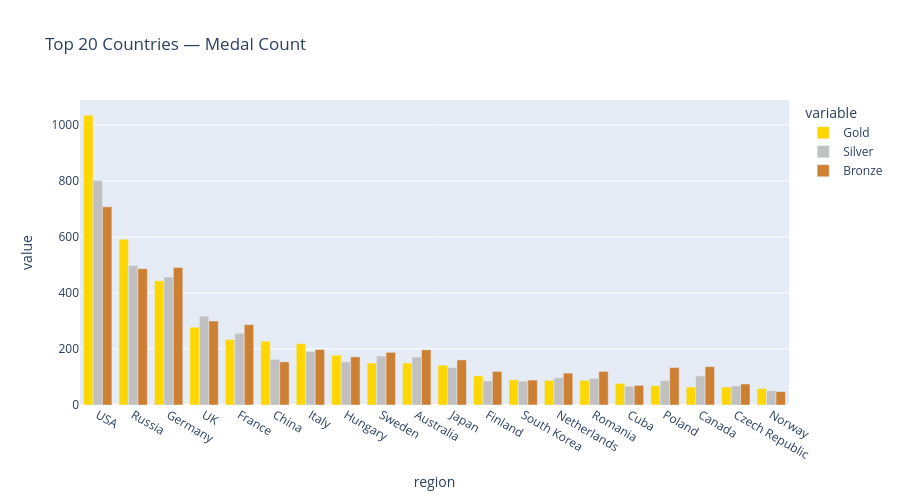

Notebook cell for this chart:
### Code cell
top20 = overall_tally.head(20)
fig = px.bar(
    top20, x='region', y=['Gold', 'Silver', 'Bronze'],
    title='Top 20 Countries — Medal Count',
    barmode='group', height=500,
    color_discrete_sequence=['#FFD700', '#C0C0C0', '#CD7F32']
)
fig.show()

### Figure 1 — Plotly figure (JSON) as saved in the notebook; plotly's stock layout.template omitted (floating-point values rounded to 4 significant figures)
{"data": [{"alignmentgroup": "True", "hovertemplate": "variable=Gold<br>region=%{x}<br>value=%{y}<extra></extra>", "legendgroup": "Gold", "marker": {"color": "#FFD700", "pattern": {"shape": ""}}, "name": "Gold", "offsetgroup": "Gold", "orientation": "v", "showlegend": true, "textposition": "auto", "type": "bar", "x": ["USA", "Russia", "Germany", "UK", "France", "China", "Italy", "Hungary", "Sweden", "Australia", "Japan", "Finland", "South Korea", "Netherlands", "Romania", "Cuba", "Poland", "Canada", "Czech Republic", "Norway"], "xaxis": "x", "y": [1035, 592, 444, 278, 234, 228, 219, 178, 150, 150, 142, 104, 90, 88, 88, 77, 69, 64, 64, 59], "yaxis": "y"}, {"alignmentgroup": "True", "hovertemplate": "variable=Silver<br>region=%{x}<br>value=%{y}<extra></extra>", "legendgroup": "Silver", "marker": {"color": "#C0C0C0", "pattern": {"shape": ""}}, "name": "Silver", "offsetgroup": "Silver", "orientation": "v", "showlegend": true, "textposition": "auto", "type": "bar", "x": ["USA", "Russia", "Germany", "UK", "France", "China", "Italy", "Hungary", "Sweden", "Australia", "Japan", "Finland", "South Korea", "Netherlands", "Romania", "Cuba", "Poland", "Canada", "Czech Republic", "Norway"], "xaxis": "x", "y": [802, 498, 457, 317, 256, 163, 191, 154, 175, 171, 134, 86, 85, 97, 95, 67, 87, 104, 68, 51], "yaxis": "y"}, {"alignmentgroup": "True", "hovertemplate": "variable=Bronze<br>region=%{x}<br>value=%{y}<extra></extra>", "legendgroup": "Bronze", "marker": {"color": "#CD7F32", "pattern": {"shape": ""}}, "name": "Bronze", "offsetgroup": "Bronze", "orientation": "v", "showlegend": true, "textposition": "auto", "type": "bar", "x": ["USA", "Russia", "Germany", "UK", "France", "China", "Italy", "Hungary", "Sweden", "Australia", "Japan", "Finland", "South Korea", "Netherlands", "Romania", "Cuba", "Poland", "Canada", "Czech Republic", "Norway"], "xaxis": "x", "y": [708, 487, 491, 300, 287, 154, 198, 172, 188, 197, 161, 120, 89, 114, 120, 70, 134, 137, 75, 48], "yaxis": "y"}], "layout": {"barmode": "group", "height": 500, "legend": {"title": {"text": "variable"}, "tracegroupgap": 0}, "title": {"text": "Top 20 Countries — Medal Count"}, "xaxis": {"anchor": "y", "domain": [0, 1], "title": {"text": "region"}}, "yaxis": {"anchor": "x", "domain": [0, 1], "title": {"text": "value"}}}}
